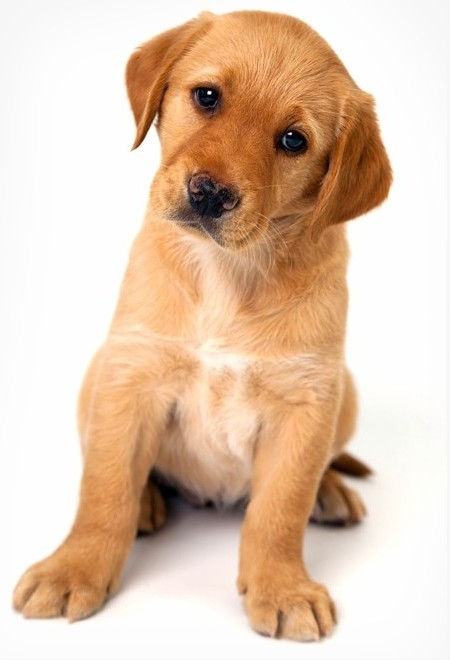
#> input picture EXERCISE1/puppy.jpeg, 450 x 660 px
$ jupyter execute code.ipynb   (shell and % lines are left out)   (older library calls are emulated)
#> lines starting #> are read from the running program, lines starting #| are printed output that depends on the picture
https://www.analyticsvidhya.com/blog/2019/09/feature-engineering-images-introduction-hog-feature-descriptor/?utm_source=blog&utm_medium=3-techniques-extract-features-from-image-data-machine-learning

[cell 1]
'''
Grayscale Pixel Values as Features
'''
# importing library and read the image
import numpy as np
from skimage.io import imread, imshow
image = imread('puppy.jpeg' , as_gray=True)
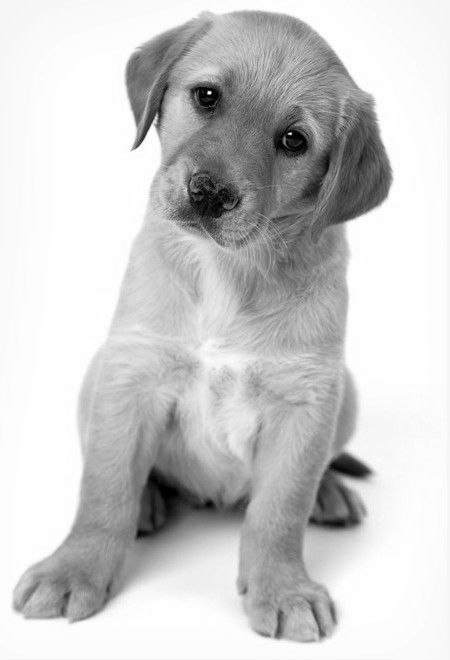
#> image: shape (660, 450) float64; min 0, max 1, mean 0.798

# shape of the image
print('\n\nShape of the image = ',image.shape)
#| Shape of the image =  (660, 450)

# create features
features = np.reshape(image, (660*450))

# shape of feature array
print('\n\nShape of the feature array = ',features.shape)
#| Shape of the feature array =  (297000,)

print('\n\nFeature Array\n\n',features)
#> (printed output is left out)

[cell 2]
image = imread('puppy.jpeg')
#> image: shape (660, 450, 3)
features = np.zeros((660,450))
print(features.shape)
imshow(image)

[cell 3]
for i in range(0,image.shape[0]):
    for j in range(0,image.shape[1]):
        features[i][j] = ((int(image[i,j,0]) + int(image[i,j,1]) + int(image[i,j,2]))/3)
print(features)
#> (printed output is left out)

[cell 4]
#importing the required libraries
import numpy as np
from skimage.io import imread, imshow
from skimage.filters import prewitt_h,prewitt_v
import matplotlib.pyplot as plt

#reading the image
image = imread('puppy.jpeg',as_gray=True)

#calculating horizontal edges using prewitt kernel
edges_prewitt_horizontal = prewitt_h(image)
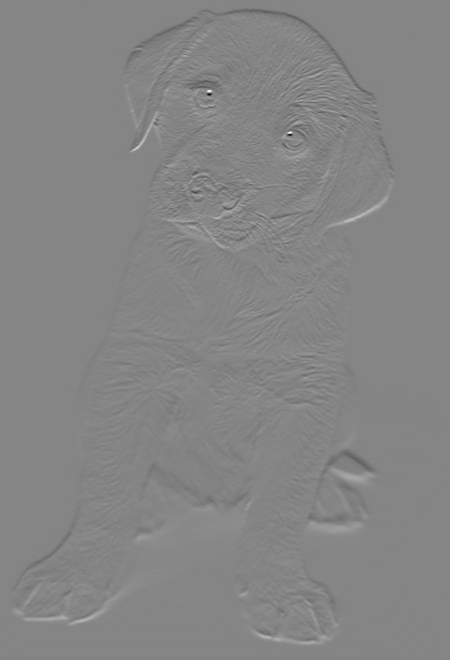
#> edges_prewitt_horizontal: shape (660, 450) float64; min -0.903, max 0.827, mean -3.55e-05; drawn with min black and max white
#calculating vertical edges using prewitt kernel
edges_prewitt_vertical = prewitt_v(image)
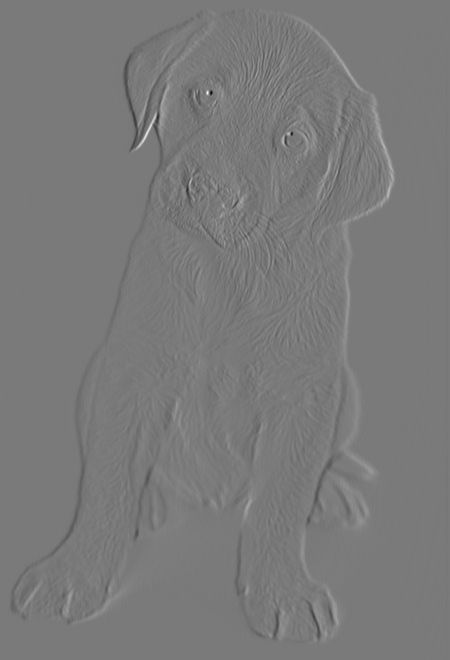
#> edges_prewitt_vertical: shape (660, 450) float64; min -0.809, max 0.879, mean -5.9e-05; drawn with min black and max white

imshow(edges_prewitt_vertical, cmap='gray')

[cell 5]
#importing required libraries
from skimage.io import imread, imshow
from skimage.transform import resize
from skimage.feature import hog
from skimage import exposure
import matplotlib.pyplot as plt


#reading the image
img = imread('puppy.jpeg')
imshow(img)
print(img.shape)
#| (660, 450, 3)

[cell 6]
#resizing image
resized_img = resize(img, (128,64))
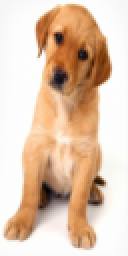
#> resized_img: shape (128, 64, 3) float64 (shown 2 times larger); mean R, G, B 0.886, 0.782, 0.695
imshow(resized_img)
print(resized_img.shape)
#| (128, 64, 3)

[cell 7]
# Importing required libraries
from skimage.io import imread, imshow
from skimage.transform import resize
from skimage.feature import hog
from skimage import exposure

# Reading the image
img = imread('puppy.jpeg')

# Resizing the image
resized_img = resize(img, (128, 64))

# Generating HOG features
# Note: Removed the `multichannel=True` parameter
fd, hog_image = hog(resized_img, orientations=9, pixels_per_cell=(8, 8),
                    cells_per_block=(2, 2), visualize=True, channel_axis=-1)
#> fd = 3780 values, max 0.817 at index 1539, min 0 at index 5, mean 0.107

print('\n\nShape of Image Features\n\n')
print(fd.shape)
#| (3780,)

[cell 8]
fig, (ax1, ax2) = plt.subplots(1, 2, figsize=(16, 8), sharex=True, sharey=True)

ax1.imshow(resized_img, cmap=plt.cm.gray)
ax1.set_title('Input image')

# Rescale histogram for better display
hog_image_rescaled = exposure.rescale_intensity(hog_image, in_range=(0, 10))
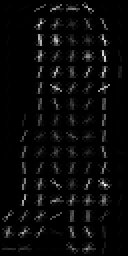
#> hog_image_rescaled: shape (128, 64) float64 (shown 2 times larger); min 0, max 0.0272, mean 0.00101; drawn with min black and max white

ax2.imshow(hog_image_rescaled, cmap=plt.cm.gray)
ax2.set_title('Histogram of Oriented Gradients')

plt.show()
